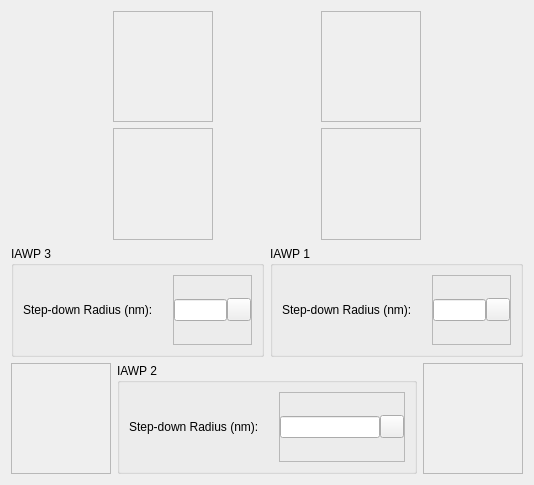
<?xml version="1.0" encoding="UTF-8"?>
<ui version="4.0">
 <class>Form</class>
 <widget class="QWidget" name="Form">
  <property name="geometry">
   <rect>
    <x>0</x>
    <y>0</y>
    <width>534</width>
    <height>485</height>
   </rect>
  </property>
  <property name="font">
   <font>
    <family>Arial</family>
   </font>
  </property>
  <property name="windowTitle">
   <string>Form</string>
  </property>
  <layout class="QVBoxLayout" name="verticalLayout">
   <item>
    <layout class="QHBoxLayout" name="horizontalLayout_1">
     <item>
      <widget class="QFrame" name="frame_5">
       <property name="sizePolicy">
        <sizepolicy hsizetype="Fixed" vsizetype="Preferred">
         <horstretch>0</horstretch>
         <verstretch>0</verstretch>
        </sizepolicy>
       </property>
       <property name="minimumSize">
        <size>
         <width>100</width>
         <height>0</height>
        </size>
       </property>
       <property name="frameShape">
        <enum>QFrame::StyledPanel</enum>
       </property>
       <property name="frameShadow">
        <enum>QFrame::Raised</enum>
       </property>
      </widget>
     </item>
     <item>
      <widget class="QFrame" name="frame_6">
       <property name="sizePolicy">
        <sizepolicy hsizetype="Fixed" vsizetype="Preferred">
         <horstretch>0</horstretch>
         <verstretch>0</verstretch>
        </sizepolicy>
       </property>
       <property name="minimumSize">
        <size>
         <width>100</width>
         <height>0</height>
        </size>
       </property>
       <property name="frameShape">
        <enum>QFrame::StyledPanel</enum>
       </property>
       <property name="frameShadow">
        <enum>QFrame::Raised</enum>
       </property>
      </widget>
     </item>
    </layout>
   </item>
   <item>
    <layout class="QHBoxLayout" name="horizontalLayout_2">
     <item>
      <widget class="QFrame" name="frame_3">
       <property name="sizePolicy">
        <sizepolicy hsizetype="Fixed" vsizetype="Preferred">
         <horstretch>0</horstretch>
         <verstretch>0</verstretch>
        </sizepolicy>
       </property>
       <property name="minimumSize">
        <size>
         <width>100</width>
         <height>0</height>
        </size>
       </property>
       <property name="frameShape">
        <enum>QFrame::StyledPanel</enum>
       </property>
       <property name="frameShadow">
        <enum>QFrame::Raised</enum>
       </property>
      </widget>
     </item>
     <item>
      <widget class="QFrame" name="frame_4">
       <property name="sizePolicy">
        <sizepolicy hsizetype="Fixed" vsizetype="Preferred">
         <horstretch>0</horstretch>
         <verstretch>0</verstretch>
        </sizepolicy>
       </property>
       <property name="minimumSize">
        <size>
         <width>100</width>
         <height>0</height>
        </size>
       </property>
       <property name="frameShape">
        <enum>QFrame::StyledPanel</enum>
       </property>
       <property name="frameShadow">
        <enum>QFrame::Raised</enum>
       </property>
      </widget>
     </item>
    </layout>
   </item>
   <item>
    <layout class="QHBoxLayout" name="horizontalLayout_4">
     <item>
      <widget class="QGroupBox" name="gbIAWP3">
       <property name="title">
        <string>IAWP 3</string>
       </property>
       <layout class="QVBoxLayout" name="vl_gbIAWP3">
        <item>
         <widget class="QFrame" name="frame_TakeOffSurfaceTrack_2">
          <property name="frameShape">
           <enum>QFrame::NoFrame</enum>
          </property>
          <property name="frameShadow">
           <enum>QFrame::Raised</enum>
          </property>
          <layout class="QHBoxLayout" name="horizontalLayout_64">
           <property name="spacing">
            <number>0</number>
           </property>
           <property name="margin">
            <number>0</number>
           </property>
           <item>
            <widget class="QLabel" name="label_72">
             <property name="minimumSize">
              <size>
               <width>150</width>
               <height>0</height>
              </size>
             </property>
             <property name="font">
              <font>
               <weight>50</weight>
               <bold>false</bold>
              </font>
             </property>
             <property name="text">
              <string>Step-down Radius (nm):</string>
             </property>
            </widget>
           </item>
           <item>
            <widget class="QFrame" name="frame_APV_6">
             <property name="frameShape">
              <enum>QFrame::StyledPanel</enum>
             </property>
             <property name="frameShadow">
              <enum>QFrame::Raised</enum>
             </property>
             <layout class="QHBoxLayout" name="horizontalLayout_10">
              <property name="spacing">
               <number>0</number>
              </property>
              <property name="margin">
               <number>0</number>
              </property>
              <item>
               <widget class="QLineEdit" name="txtRadiusIAWP3">
                <property name="enabled">
                 <bool>true</bool>
                </property>
                <property name="font">
                 <font>
                  <weight>50</weight>
                  <bold>false</bold>
                 </font>
                </property>
                <property name="text">
                 <string/>
                </property>
               </widget>
              </item>
              <item>
               <widget class="QToolButton" name="btnMeasureI3">
                <property name="text">
                 <string/>
                </property>
                <property name="icon">
                 <iconset>
                  <normaloff>:/gnss_item/coordinate_capture.png</normaloff>:/gnss_item/coordinate_capture.png</iconset>
                </property>
               </widget>
              </item>
             </layout>
            </widget>
           </item>
          </layout>
         </widget>
        </item>
       </layout>
      </widget>
     </item>
     <item>
      <widget class="QGroupBox" name="gbIAWP1">
       <property name="title">
        <string>IAWP 1</string>
       </property>
       <layout class="QVBoxLayout" name="vl_gbIAWP1">
        <item>
         <widget class="QFrame" name="frame_TakeOffSurfaceTrack_3">
          <property name="frameShape">
           <enum>QFrame::NoFrame</enum>
          </property>
          <property name="frameShadow">
           <enum>QFrame::Raised</enum>
          </property>
          <layout class="QHBoxLayout" name="horizontalLayout_65">
           <property name="spacing">
            <number>0</number>
           </property>
           <property name="margin">
            <number>0</number>
           </property>
           <item>
            <widget class="QLabel" name="label_73">
             <property name="minimumSize">
              <size>
               <width>150</width>
               <height>0</height>
              </size>
             </property>
             <property name="font">
              <font>
               <weight>50</weight>
               <bold>false</bold>
              </font>
             </property>
             <property name="text">
              <string>Step-down Radius (nm):</string>
             </property>
            </widget>
           </item>
           <item>
            <widget class="QFrame" name="frame_APV_7">
             <property name="frameShape">
              <enum>QFrame::StyledPanel</enum>
             </property>
             <property name="frameShadow">
              <enum>QFrame::Raised</enum>
             </property>
             <layout class="QHBoxLayout" name="horizontalLayout_11">
              <property name="spacing">
               <number>0</number>
              </property>
              <property name="margin">
               <number>0</number>
              </property>
              <item>
               <widget class="QLineEdit" name="txtRadiusIAWP1">
                <property name="enabled">
                 <bool>true</bool>
                </property>
                <property name="font">
                 <font>
                  <weight>50</weight>
                  <bold>false</bold>
                 </font>
                </property>
                <property name="text">
                 <string/>
                </property>
               </widget>
              </item>
              <item>
               <widget class="QToolButton" name="btnMeasureI1">
                <property name="text">
                 <string/>
                </property>
                <property name="icon">
                 <iconset>
                  <normaloff>:/gnss_item/coordinate_capture.png</normaloff>:/gnss_item/coordinate_capture.png</iconset>
                </property>
               </widget>
              </item>
             </layout>
            </widget>
           </item>
          </layout>
         </widget>
        </item>
       </layout>
      </widget>
     </item>
    </layout>
   </item>
   <item>
    <layout class="QHBoxLayout" name="horizontalLayout_3">
     <item>
      <widget class="QFrame" name="frame">
       <property name="sizePolicy">
        <sizepolicy hsizetype="Fixed" vsizetype="Preferred">
         <horstretch>0</horstretch>
         <verstretch>0</verstretch>
        </sizepolicy>
       </property>
       <property name="minimumSize">
        <size>
         <width>100</width>
         <height>0</height>
        </size>
       </property>
       <property name="frameShape">
        <enum>QFrame::StyledPanel</enum>
       </property>
       <property name="frameShadow">
        <enum>QFrame::Raised</enum>
       </property>
      </widget>
     </item>
     <item>
      <widget class="QGroupBox" name="gbIAWP2">
       <property name="title">
        <string>IAWP 2</string>
       </property>
       <layout class="QVBoxLayout" name="vl_gbIAWP2">
        <item>
         <widget class="QFrame" name="frame_TakeOffSurfaceTrack_4">
          <property name="frameShape">
           <enum>QFrame::NoFrame</enum>
          </property>
          <property name="frameShadow">
           <enum>QFrame::Raised</enum>
          </property>
          <layout class="QHBoxLayout" name="horizontalLayout_66">
           <property name="spacing">
            <number>0</number>
           </property>
           <property name="margin">
            <number>0</number>
           </property>
           <item>
            <widget class="QLabel" name="label_74">
             <property name="minimumSize">
              <size>
               <width>150</width>
               <height>0</height>
              </size>
             </property>
             <property name="font">
              <font>
               <weight>50</weight>
               <bold>false</bold>
              </font>
             </property>
             <property name="text">
              <string>Step-down Radius (nm):</string>
             </property>
            </widget>
           </item>
           <item>
            <widget class="QFrame" name="frame_APV_8">
             <property name="frameShape">
              <enum>QFrame::StyledPanel</enum>
             </property>
             <property name="frameShadow">
              <enum>QFrame::Raised</enum>
             </property>
             <layout class="QHBoxLayout" name="horizontalLayout_12">
              <property name="spacing">
               <number>0</number>
              </property>
              <property name="margin">
               <number>0</number>
              </property>
              <item>
               <widget class="QLineEdit" name="txtRadiusIAWP2">
                <property name="enabled">
                 <bool>true</bool>
                </property>
                <property name="font">
                 <font>
                  <weight>50</weight>
                  <bold>false</bold>
                 </font>
                </property>
                <property name="text">
                 <string/>
                </property>
               </widget>
              </item>
              <item>
               <widget class="QToolButton" name="btnMeasureI2">
                <property name="text">
                 <string/>
                </property>
                <property name="icon">
                 <iconset>
                  <normaloff>:/gnss_item/coordinate_capture.png</normaloff>:/gnss_item/coordinate_capture.png</iconset>
                </property>
               </widget>
              </item>
             </layout>
            </widget>
           </item>
          </layout>
         </widget>
        </item>
       </layout>
      </widget>
     </item>
     <item>
      <widget class="QFrame" name="frame_2">
       <property name="sizePolicy">
        <sizepolicy hsizetype="Fixed" vsizetype="Preferred">
         <horstretch>0</horstretch>
         <verstretch>0</verstretch>
        </sizepolicy>
       </property>
       <property name="minimumSize">
        <size>
         <width>100</width>
         <height>0</height>
        </size>
       </property>
       <property name="frameShape">
        <enum>QFrame::StyledPanel</enum>
       </property>
       <property name="frameShadow">
        <enum>QFrame::Raised</enum>
       </property>
      </widget>
     </item>
    </layout>
   </item>
  </layout>
 </widget>
 <resources/>
 <connections/>
</ui>
